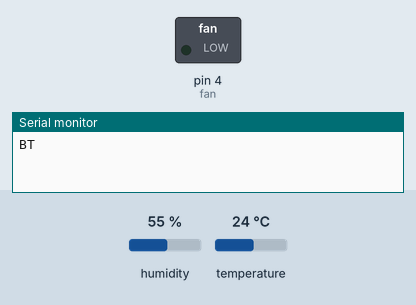
The sketch below on a simulated Arduino Uno, built with avr-gcc and run on an emulated ATmega328P. Shown: switched loads named in the sketch (green lamp = pin HIGH), the last lines printed to the serial monitor. Inputs (shaded band) come from the test bench; at power-on: humidity 55 %, temperature 24 °C.

Above: at 1.2 s.
1.3 s: humidity set to 59 %
3.5 s: humidity set to 62 %
At 4.4 s:
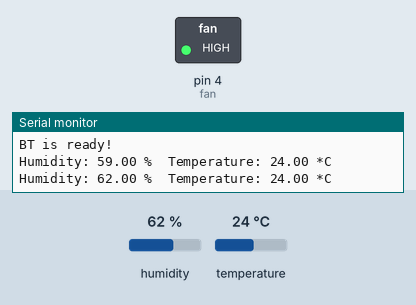
5.5 s: humidity set to 22 %
At 6.6 s:
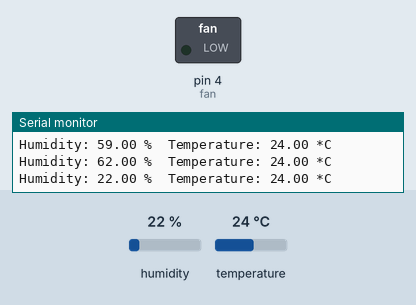
7.5 s: humidity set to 68 %
At 8.9 s:
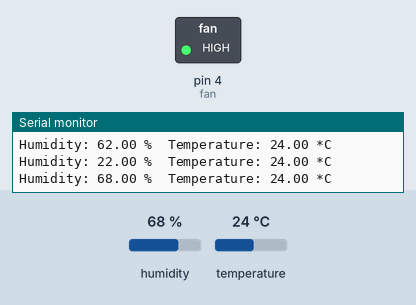
Timing chart, 0 to 10.5 s (numbered marks = the images above; inputs shaded):
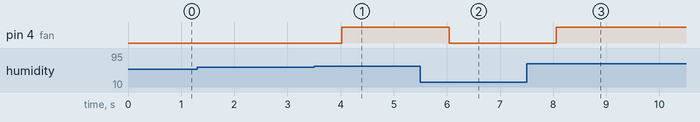

The sketch:

DHT22.ino
```cpp
#include <SoftwareSerial.h>

#include <DHT.h>
#include <DHT_U.h>

#include "DHT.h"

#define DHTPIN 2     // what pin we're connected to
#define DHTTYPE DHT22   // DHT 22  (AM2302)
#define fan 4

// Pin10为RX，接HC05的TXD
// Pin11为TX，接HC05的RXD
SoftwareSerial BT(10, 11);
char val;


int maxHum = 60;
int maxTemp = 40;

DHT dht(DHTPIN, DHTTYPE);

void setup() {

  Serial.begin(38400);
  Serial.println("BT is ready!");
  // HC-05默认，38400
  BT.begin(38400);


  pinMode(fan, OUTPUT);
  Serial.begin(38400);
  dht.begin();
}

void loop() {

 if (Serial.available()) {
    val = Serial.read();
    BT.print(val);
  }

  if (BT.available()) {
    val = BT.read();
    Serial.print(val);
  }


  // Wait a few seconds between measurements.
  delay(2000);

  // Reading temperature or humidity takes about 250 milliseconds!
  // Sensor readings may also be up to 2 seconds 'old' (its a very slow sensor)
  float h = dht.readHumidity();
  // Read temperature as Celsius
  float t = dht.readTemperature();

  // Check if any reads failed and exit early (to try again).
  if (isnan(h) || isnan(t)) {
    Serial.println("Failed to read from DHT sensor!");
    return;
  }

  if(h > maxHum || t > maxTemp) {
      digitalWrite(fan, HIGH);
  } else {
     digitalWrite(fan, LOW);
  }

  Serial.print("Humidity: ");
  Serial.print(h);
  Serial.print(" %\t");
  Serial.print("Temperature: ");
  Serial.print(t);
  Serial.println(" *C ");

  BT.print("Humidity: ");
  BT.print(h);
  BT.print(" %\t");
  BT.print("Temperature: ");
  BT.print(t);
  BT.println(" *C ");

}
```

Measured:
- the behaviour switches between 60 and 61 % on humidity (found by bisection; images 0 and 1)
- after the input at 3.5 s, pin 4 (fan): LOW → HIGH after 0.52 s
- after the input at 5.5 s, pin 4 (fan): HIGH → LOW after 0.54 s
- after the input at 7.5 s, pin 4 (fan): LOW → HIGH after 0.56 s
